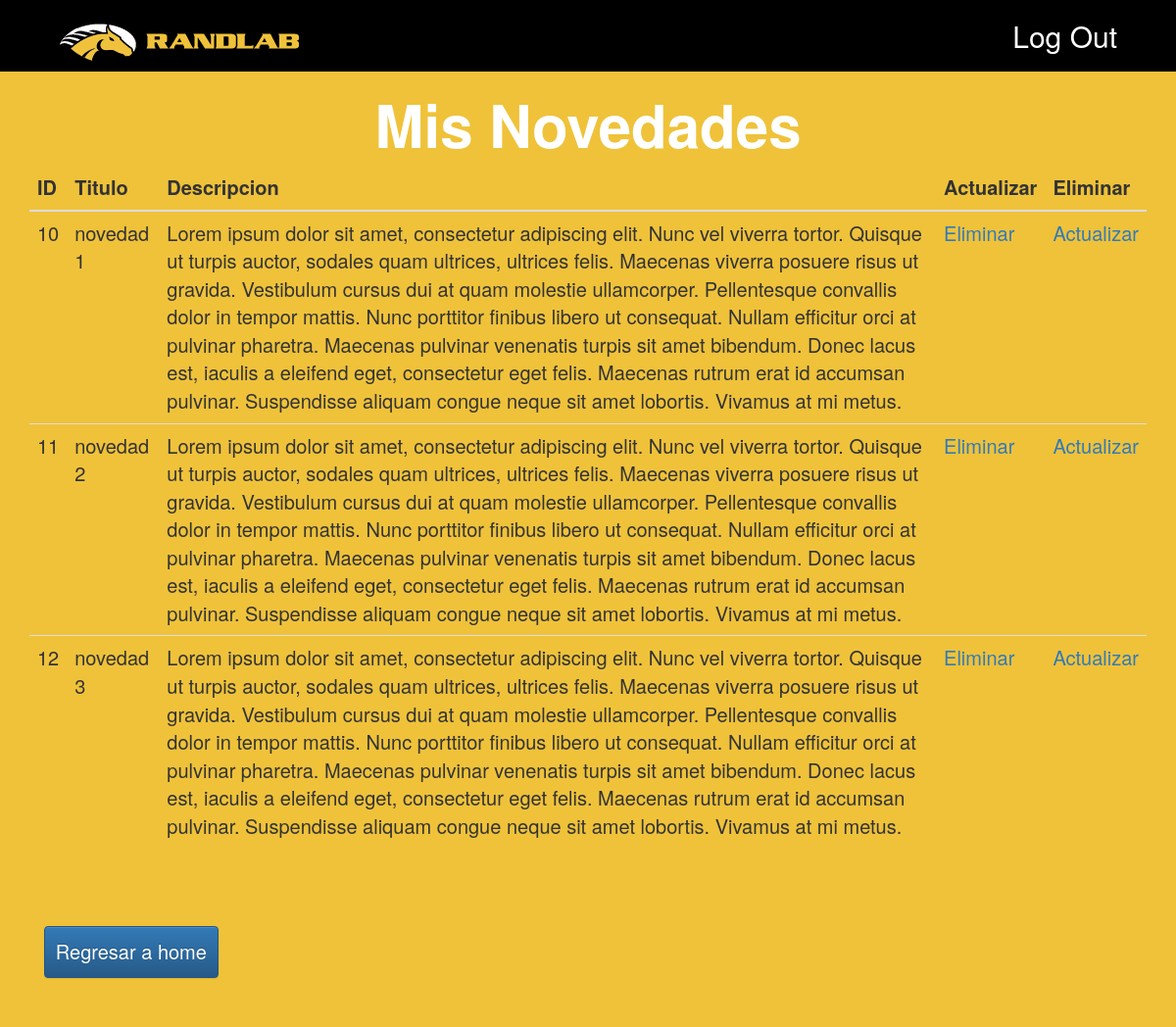
The app's page /admin/mis_novedades.php (signed in), older data.
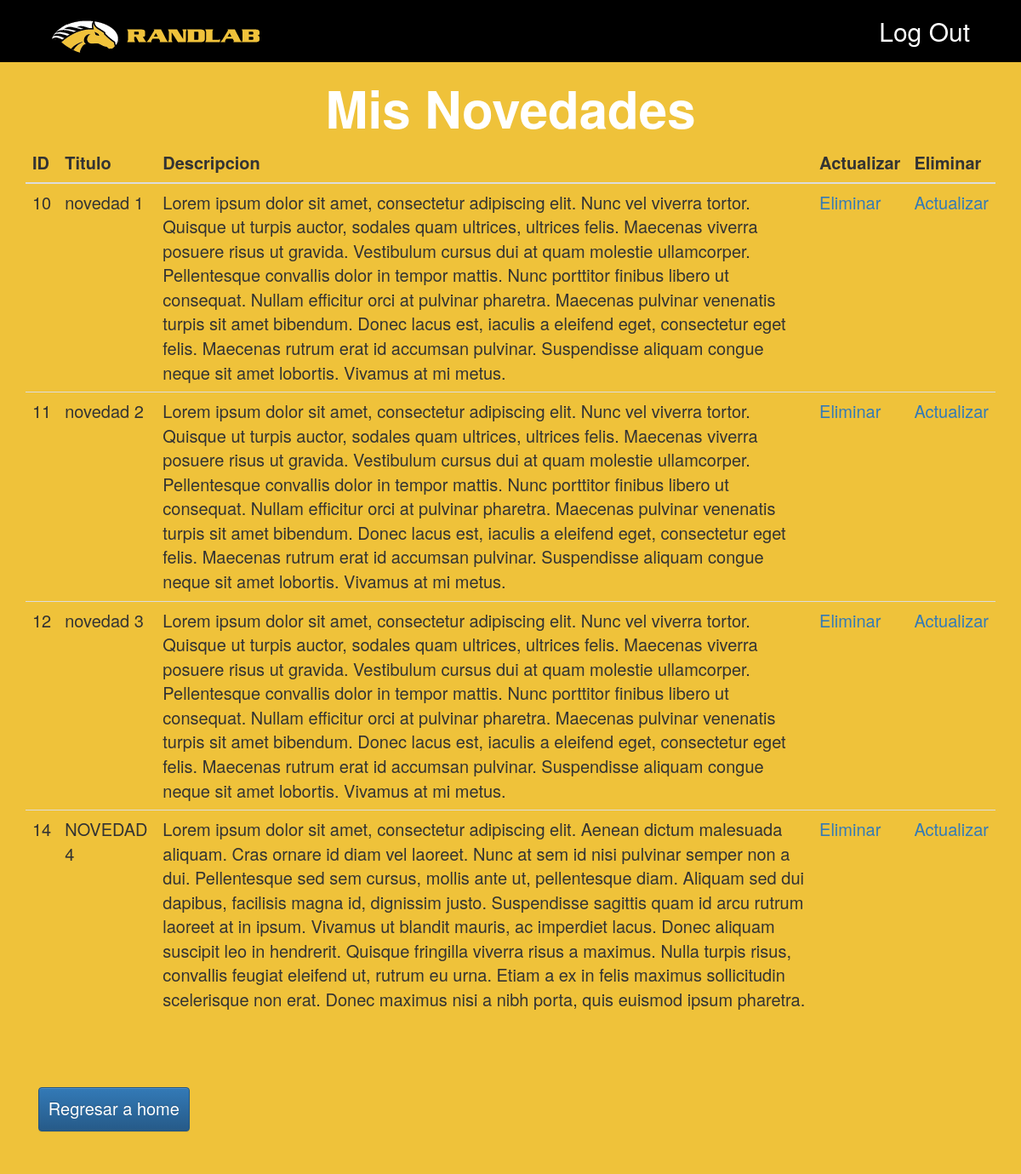
The same page, newer data.
### tables this page shows
CREATE TABLE `novedad` (
  `ID` int(11) NOT NULL,
  `img1` varchar(200) DEFAULT NULL,
  `img2` varchar(200) DEFAULT NULL,
  `img3` varchar(200) DEFAULT NULL,
  `img4` varchar(200) DEFAULT NULL,
  `img5` varchar(200) DEFAULT NULL,
  `img6` varchar(200) DEFAULT NULL,
  `img7` varchar(200) DEFAULT NULL,
  `img8` varchar(200) DEFAULT NULL,
  `img9` varchar(200) DEFAULT NULL,
  `img10` varchar(200) DEFAULT NULL,
  `descripcion` text NOT NULL,
  `titulo` varchar(100) NOT NULL,
  `fecha` date NOT NULL
);

### clases/BaseDatos.php (called while the page is built, shortened)
<?php
class BaseDatos{
	public $base='randlab_bd';
	public $servidor='localhost';
	public function __construct(){
		$this->conexion=mysqli_connect($this->servidor,'root','',$this->base) or die ("No se ha podido establecer conexion con la base de datos");
		$this->mysqli=new mysqli($this->servidor, 'root','', $this->base);
	}
}
?>

### clases/Novedad.php (the view, shortened to what this page needs)
<?php
require_once("BaseDatos.php");
class Novedad{
	public function listarNovedades(){
		$bd=new BaseDatos();
			$sql="SELECT ID,titulo,descripcion
					FROM novedad
					ORDER BY ID ASC";
			$consulta=mysqli_query($bd->conexion,$sql);
			while($fila=mysqli_fetch_assoc($consulta)){
				echo "<tr>
						<td>".$fila['ID']."</td>
						<td>".$fila['titulo']."</td>
						<td>".$fila['descripcion']."</td>
						<td>
							<a href='eliminar_novedad.php?ID=".$fila['ID']."'>Eliminar</a>
						</td>
						<td>
							<a href='actualizar_novedad.php?ID=".$fila['ID']."'>Actualizar</a>
						</td>
				</tr>";
					}
	}
}
 ?>

### admin/inc/head.php (shortened to what this page needs)
<!DOCTYPE html>
<html lang="en">
<head>
	<link rel="stylesheet" href="bootstrap-3.3.7-dist/css/bootstrap.min.css">
	<link rel="stylesheet" href="bootstrap-3.3.7-dist/css/bootstrap-theme.min.css">
	<link rel="stylesheet" href="estilos/estilos.css">
	<link rel="stylesheet" href="estilos/croppic.css">
</head>

### admin/mis_novedades.php (shortened to what this page needs)
<?php
require_once("../clases/novedad.php");
$novedad = new Novedad();
 ?>
<?php
require("inc/head.php");
 ?>
<body>
<?php require("inc/header.php") ?>
	<div class="row">
		<div class="container text-center">
				<h1>Mis Novedades</h1>
		</div>
	</div>
	<div class="row">
		<div class="container ">
			<table class="table">
				<thead>
					<tr>
						<th>
							ID
						</th>
						<th>
							Titulo
						</th>
						<th>
							Descripcion
						</th>
						<th>
							Actualizar
						</th>
						<th>
							Eliminar
						</th>
					</tr>
				</thead>
				<tbody>
					<?php
						$novedad->listarNovedades();
					 ?>
				</tbody>
			</table>
		</div>
	</div>
	<div class="row padding-bottom" style="margin-top:5%;">
		<div class="container">
			<div class="col-lg-6 col-sm-6">
              <a type="submit" class="btn btn-primary left submit-btn" href="home.php">Regresar a home</a>
			</div>
			<div class="col-lg-6 col-sm-6">
			</div>
		</div>
	</div>
</body>
</html>

### admin/inc/header.php
<div class="row header">
	<div class="container">
		<div class="col-lg-12 col-sm-12">
			<div class="col-lg-6 col-sm-6">
				<a href="home.php"><img src="../img/logo.png" class="logo left" alt="" ></a>
			</div>
			<div class="col-lg-6 col-sm-6">
				<a href="index.php" class="right"><h2>Log Out</h2></a>
			</div>
		</div>
	</div>
</div>

### admin/estilos/estilos.css (style rules this page uses)
body { background-color:#EFC23A; overflow-x:hidden; }
.header { background-color: black; color:white; }
.header a h2 { color:white !important; }
.logo { margin-top: 20px; margin-bottom: 10px; }
h1 { font-weight: bolder; color:white; font-size:6rem; }
.right { float:right; }
.left { float:left; }
.submit-btn { padding:2%; font-size: 2rem; }
.table { font-size: 2rem; }
.padding-bottom { padding-bottom:50px; }

Row changes from the older to the newer data that the page shows:
added novedad: ID "14", titulo "NOVEDAD 4", descripcion "Lorem ipsum dolor sit amet, consectetur adipiscing elit. Aenean dictum malesuada aliquam. Cras ornare id diam vel laoreet. Nunc at sem id nisi pulvinar semper non a dui. Pellentesque sed sem cursus, mollis ante ut, pellentesque diam. Aliquam sed dui dapibus, facilisis magna id, dignissim justo. Suspendisse sagittis quam id arcu rutrum laoreet at in ipsum. Vivamus ut blandit mauris, ac imperdiet lacus. Donec aliquam suscipit leo in hendrerit. Quisque fringilla viverra risus a maximus. Nulla turpis risus, convallis feugiat eleifend ut, rutrum eu urna. Etiam a ex in felis maximus sollicitudin scelerisque non erat. Donec maximus nisi a nibh porta, quis euismod ipsum pharetra."
